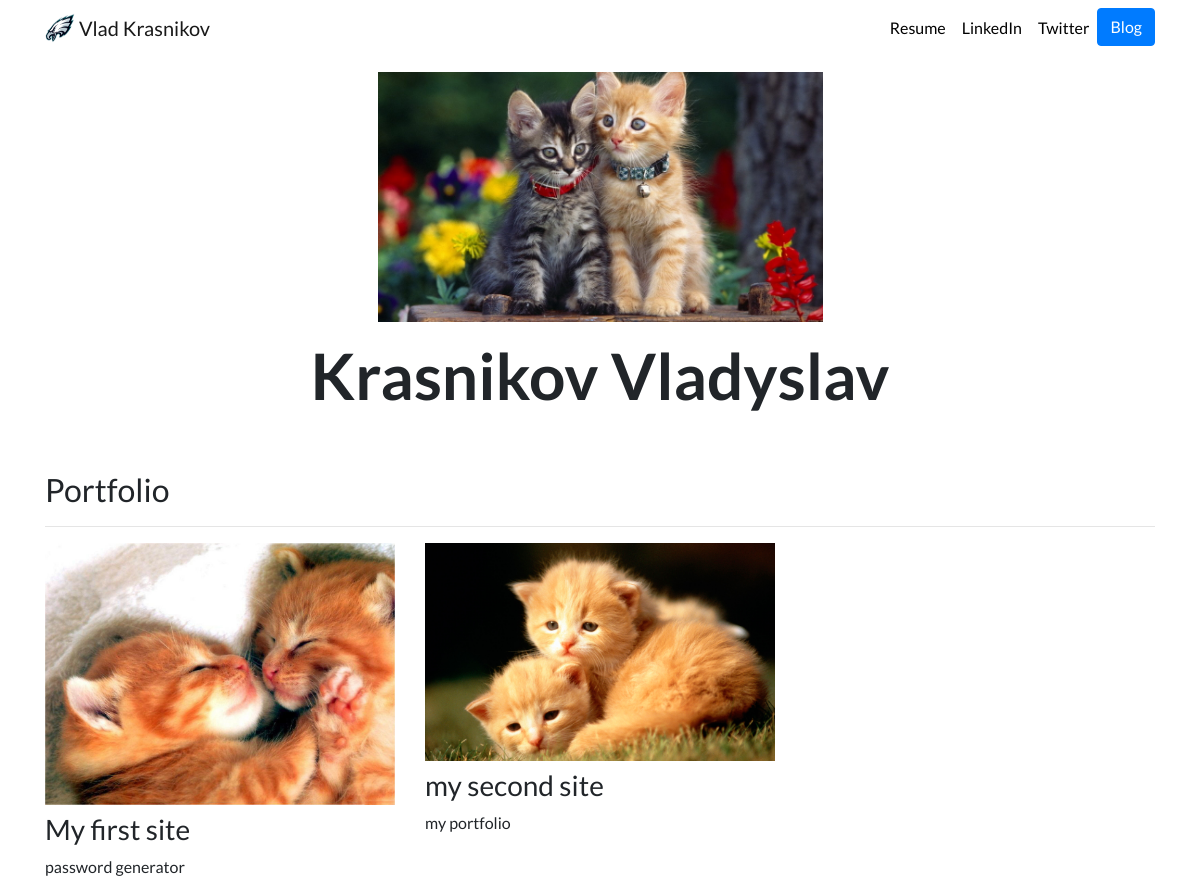
The page / on the database its author committed.
### portfolio/models.py (models this page shows, shortened)
class Project(models.Model):
    title = models.CharField(max_length=100)
    description = models.CharField(max_length=250)
    image = models.ImageField(upload_to='portfolio/images/')
    url = models.URLField(blank=True)

### portfolio/views.py (the view)
# urls.py: 2. Add a URL to urlpatterns:  path('', views.home, name='home')
def home(request):
    projects = Project.objects.all()
    return render(request, 'portfolio/home.html', {'projects': projects})

### portfolio/templates/portfolio/home.html
{% extends "portfolio/base.html" %}
{% load static %}
{% block content %}
<div class="row justify-content-center my-3">
  <div class="col-5">
    <img src="{% static 'portfolio/1mainpic.jpg' %}" class="img-fluid">
  </div>
</div>
<div class="row justify-content-center mb-3">
  <div class="col-md-9 text-center">
    <h1 id="hometext" class="font-weight-bold">Krasnikov Vladyslav</h1>
  </div>
</div>
<h2 class="mt-5">Portfolio</h2>
<hr>
<div class="row">
  {% for project in projects %}
  <div class="col-lg-4 col-md-6">
    {% if project.url %}
    <a href="{{ project.url }}">
      <img src="{{ project.image.url }}" class="img-fluid mb-2">
    </a>
    {% else %}
    <img src="{{ project.image.url }}" class="img-fluid mb-2">
    {% endif %}
    <h3>{{ project.title }}</h3>
    <p>{{ project.description }}</p>
  </div>
  {% endfor %}
</div>
{% endblock %}

### portfolio/static/portfolio/custom.css (style rules this page uses)
body { font-family: 'Lato', sans-serif; }
@media (min-width: 992px) { #hometext { font-size: 4rem; } }

### rows shown on the page
Project: image (picture), title "My first site", description "password generator"
Project: image (picture), title "my second site", description "my portfolio"
